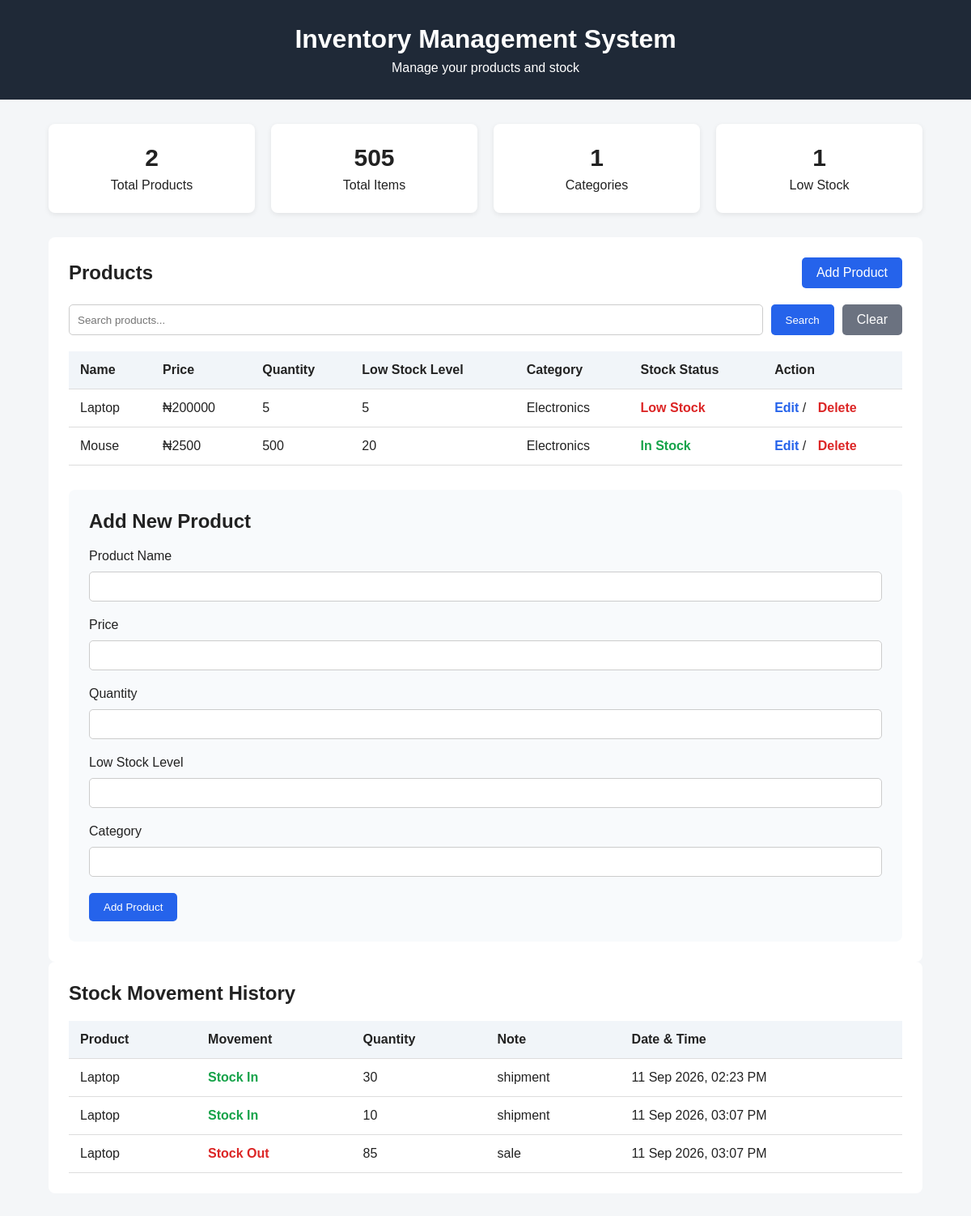
The page / on the database its author committed.
### models.py (models this page shows)
class Product(Base):
    __tablename__ = "products"
    id = Column(Integer, primary_key=True, index=True)
    name = Column(String, nullable=False)
    price = Column(Integer, nullable=False)
    quantity = Column(Integer, nullable=False)
    low_stock_level = Column(Integer, nullable=False)
    category = Column(String, nullable=False)
    stock_movements = relationship(
        "StockMovement",
        back_populates="product"
    )

class StockMovement(Base):
    __tablename__ = "stock_movements"
    id = Column(Integer, primary_key=True, index=True)
    product_id = Column(
        Integer,
        ForeignKey("products.id"),
        nullable=False
    )
    movement_type = Column(String, nullable=False)
    quantity = Column(Integer, nullable=False)
    note = Column(String, nullable=True)
    created_at = Column(
    DateTime,
    default=datetime.utcnow,
    nullable=False
)
    product = relationship(
        "Product",
        back_populates="stock_movements"
    )

### main.py (the view)
@app.get("/")
def home(
    request: Request,
    search: str = "",
    error: str = "",
):
    db = SessionLocal()
    all_products = db.query(Product).all()
    movements = db.query(StockMovement).options(
        joinedload(StockMovement.product)
    ).all()
    if search:
        products = db.query(Product).filter(
            Product.name.ilike(f"%{search}%")
        ).all()
    else:
        products = all_products
    total_products = len(all_products)
    total_items = sum(
        product.quantity
        for product in all_products
    )
    categories = set(
        product.category
        for product in all_products
    )
    total_categories = len(categories)
    low_stock_products = sum(
        1
        for product in all_products
        if product.quantity <= product.low_stock_level
    )
    db.close()
    return templates.TemplateResponse(
        request=request,
        name="index.html",
        context={
            "products": products,
            "total_products": total_products,
            "total_items": total_items,
            "total_categories": total_categories,
            "low_stock_products": low_stock_products,
            "movements": movements,
            "error": error,
        },
    )

### templates/index.html (shortened to what this page needs)
<!DOCTYPE html>
<html lang="en">
<head>
    <link rel="stylesheet" href="{{ url_for('static', path='style.css') }}">
</head>
<body>
    <header>
        <h1>Inventory Management System</h1>
        <p>Manage your products and stock</p>
    </header>
    <main>
        <section class="summary">
            <div class="card">
                <h2>{{ total_products }}</h2>
                <p>Total Products</p>
            </div>
            <div class="card">
                <h2>{{ total_items }}</h2>
                <p>Total Items</p>
            </div>
            <div class="card">
                <h2>{{ total_categories }}</h2>
                <p>Categories</p>
            </div>
            <div class="card">
                <h2>{{ low_stock_products }}</h2>
                <p>Low Stock</p>
            </div>
        </section>
        <section class="inventory">
            <div class="section-header">
                <h2>Products</h2>
                <a href="#add-product" class="add-button">
                    Add Product
                </a>
            </div>
            <form action="/" method="get" class="search-form">
                <input
                    type="text"
                    name="search"
                    placeholder="Search products..."
                >
                <button type="submit">
                    Search
                </button>
                <a href="/" class="clear-button">
                    Clear
                </a>
            </form>
            <table>
                <thead>
                    <tr>
                        <th>Name</th>
                        <th>Price</th>
                        <th>Quantity</th>
                        <th>Low Stock Level</th>
                        <th>Category</th>
                        <th>Stock Status</th>
                        <th>Action</th>
                    </tr>
                </thead>
                <tbody>
                    {% if products %}
                        {% for product in products %}
                        <tr>
                            <td>
                                {{ product.name }}
                            </td>
                            <td>
                                ₦{{ product.price }}
                            </td>
                            <td>
                                {{ product.quantity }}
                            </td>
                            <td>
                                {{ product.low_stock_level }}
                            </td>
                            <td>
                                {{ product.category }}
                            </td>
                            <td>
                                {% if product.quantity <= product.low_stock_level %}
                                    <span class="low-stock">
                                        Low Stock
                                    </span>
                                {% else %}
                                    <span class="in-stock">
                                        In Stock
                                    </span>
                                {% endif %}
                            </td>
                            <td>
                                <a
                                    href="/edit-product/{{ product.id }}"
                                    class="edit-button"
                                >
                                    Edit
                                </a>
                                <span>/</span>
                                <a
                                    href="/delete-product/{{ product.id }}"
                                    class="delete-button"
                                    onclick="return confirm('Are you sure you want to delete this product?');"
                                >
                                    Delete
                                </a>
                            </td>
                        </tr>
                        {% endfor %}
                    {% endif %}
                </tbody>
            </table>
            <div id="add-product" class="form-container">
                <h2>Add New Product</h2>
                <form action="/add-product" method="post">
                    <label for="name">
                        Product Name
                    </label>
                    <input
                        type="text"
                        id="name"
                        name="name"
                        required
                    >
                    <label for="price">
                        Price
                    </label>
                    <input
                        type="number"
                        id="price"
                        name="price"
                        min="0"
                        required
                    >
                    <label for="quantity">
                        Quantity
                    </label>
                    <input
                        type="number"
                        id="quantity"
                        name="quantity"
                        min="0"
                        required
                    >
                    <label for="low_stock_level">
                        Low Stock Level
                    </label>
                    <input
                        type="number"
                        id="low_stock_level"
                        name="low_stock_level"
                        min="0"
                        required
                    >
                    <label for="category">
                        Category
                    </label>
                    <input
                        type="text"
                        id="category"
                        name="category"
                        required
                    >
                    <button type="submit">
                        Add Product
                    </button>
                </form>
            </div>
        </section>
        <section class="inventory">
            <div class="section-header">
                <h2>Stock Movement History</h2>
            </div>
            <table>
                <thead>
                    <tr>
                        <th>Product</th>
                        <th>Movement</th>
                        <th>Quantity</th>
                        <th>Note</th>
                        <th>Date & Time</th>
                    </tr>
                </thead>
                <tbody>
                    {% if movements %}
                        {% for movement in movements %}
                        <tr>
                            <td>
                                {{ movement.product.name }}
                            </td>
                            <td>
                                {% if movement.movement_type == "IN" %}
                                    <span class="in-stock">
                                        Stock In
                                    </span>
                                {% else %}
                                    <span class="low-stock">
                                        Stock Out
                                    </span>
                                {% endif %}
                            </td>
                            <td>
                                {{ movement.quantity }}
                            </td>
                            <td>
                                {{ movement.note }}
                            </td>
                            <td>
                                {{ movement.created_at.strftime("%d %b %Y, %I:%M %p") }}
                            </td>
                        </tr>
                        {% endfor %}
                    {% else %}
                        <tr>
                            <td colspan="5">
                                No stock movements recorded.
                            </td>
                        </tr>
                    {% endif %}
                </tbody>
            </table>
        </section>
    </main>
</body>
</html>

### static/style.css (style rules this page uses)
* { box-sizing: border-box; margin: 0; padding: 0; }
body { font-family: Arial, sans-serif; background: #f4f6f8; color: #222; }
header { background: #1f2937; color: white; padding: 30px; text-align: center; }
header h1 { margin-bottom: 8px; }
main { width: 90%; max-width: 1100px; margin: 30px auto; }
.summary { display: flex; gap: 20px; margin-bottom: 30px; }
.card { background: white; padding: 25px; flex: 1; border-radius: 8px; text-align: center; box-shadow: 0 2px 6px rgba(0, 0, 0, 0.08); }
.card h2 { font-size: 30px; margin-bottom: 8px; }
.inventory { background: white; padding: 25px; border-radius: 8px; }
.section-header { display: flex; justify-content: space-between; align-items: center; margin-bottom: 20px; }
button { background: #2563eb; color: white; border: none; padding: 10px 18px; border-radius: 5px; cursor: pointer; }
table { width: 100%; border-collapse: collapse; }
th, td { padding: 14px; text-align: left; border-bottom: 1px solid #ddd; }
th { background: #f1f5f9; }
.add-button { background: #2563eb; color: white; padding: 10px 18px; border-radius: 5px; text-decoration: none; }
.form-container { margin-top: 30px; padding: 25px; background: #f8fafc; border-radius: 8px; }
.form-container h2 { margin-bottom: 20px; }
.form-container form { display: flex; flex-direction: column; gap: 10px; }
.form-container input { padding: 10px; border: 1px solid #ccc; border-radius: 5px; margin-bottom: 10px; }
.form-container button { width: fit-content; }
.edit-button { color: #2563eb; text-decoration: none; font-weight: bold; }
.delete-button { color: #dc2626; text-decoration: none; font-weight: bold; margin-left: 10px; }
.search-form { display: flex; gap: 10px; margin-bottom: 20px; }
.search-form input { flex: 1; padding: 10px; border: 1px solid #ccc; border-radius: 5px; }
.search-form button { padding: 10px 18px; }
.clear-button { background: #6b7280; color: white; padding: 10px 18px; border-radius: 5px; text-decoration: none; }
.low-stock { color: #dc2626; font-weight: bold; }
.in-stock { color: #16a34a; font-weight: bold; }

### rows shown on the page
Product: name "Laptop", price "200000", quantity "5", low_stock_level "5", category "Electronics", shows "Low Stock"
Product: name "Mouse", price "2500", quantity "500", low_stock_level "20", category "Electronics", shows "In Stock"
StockMovement: product.name "Laptop", movement_type "Stock In", quantity "30", note "shipment", created_at "11 Sep 2026, 02:23 PM"
StockMovement: product.name "Laptop", movement_type "Stock In", quantity "10", note "shipment", created_at "11 Sep 2026, 03:07 PM"
StockMovement: product.name "Laptop", movement_type "Stock Out", quantity "85", note "sale", created_at "11 Sep 2026, 03:07 PM"

### other values the page prints
{{ total_products }} "2"
{{ total_items }} "505"
{{ total_categories }} "1"
{{ low_stock_products }} "1"
